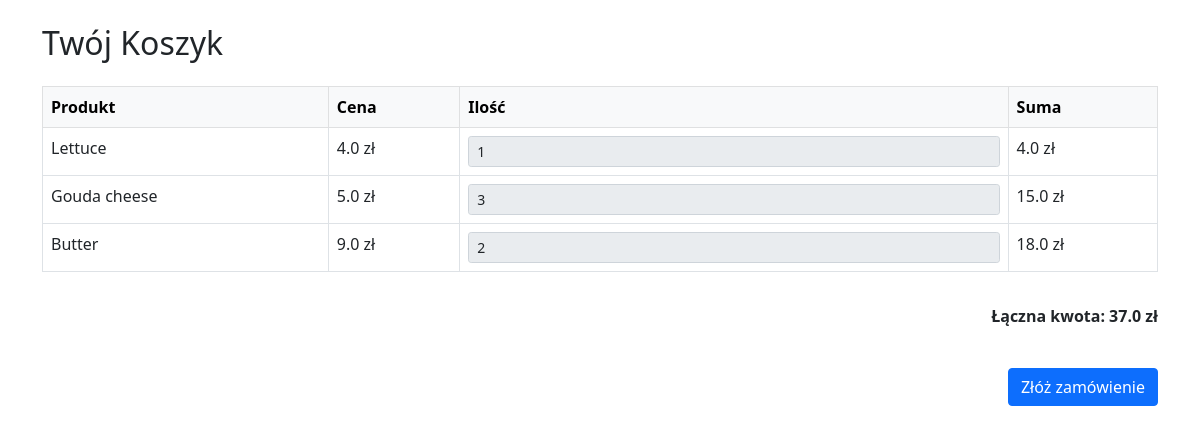
The page /basket/ on the database its author committed.
### shop/models.py (models this page shows, shortened)
class Product(models.Model):
    name = CharField(max_length=255)
    description = TextField(null=True, blank=True)
    price = DecimalField(max_digits=19, decimal_places=2)
    image = ImageField(upload_to='products/', default=None, blank=True, null=True)
    discount = DecimalField(max_digits=5, decimal_places=2) # not as percents, but as 0.2 and 0.05 an etc
    above_18_years = models.BooleanField(default=False)
    category = ForeignKey(ProductCategory, on_delete=models.CASCADE, related_name='products')
    vat = ForeignKey(VAT, on_delete=models.CASCADE)

### shop/views/clients.py (the view)
# urls.py: path('basket/', clients.client_basket, name='client_dashboard'),
def client_basket(request):
    basket_items, total_price = BasketService.get_hardcoded_basket()
    response = render(request, 'shop/clients/basket.html', {
        'basket_items': basket_items,
        'total_price': total_price,
    })
    response.set_cookie('basket_items', json.dumps(basket_items))
    response.set_cookie('total_price', total_price)
    return response

### shop/services/basket_service.py (called while the page is built)
    @staticmethod
    def get_hardcoded_basket():
        basket_items = []
        total_price = Decimal('0.00')
        products = [
            {'id': 3, 'quantity': 1},
            {'id': 4, 'quantity': 3},
            {'id': 5, 'quantity': 2},
        ]
        for product_data in products:
            product = Product.objects.get(id=product_data['id'])
            item_total = product.price * product_data['quantity']
            basket_items.append({
                'id': product.id,
                'name': product.name,
                'price': float(product.price),
                'quantity': product_data['quantity'],
                'total': float(item_total),
            })
            total_price += item_total
        return basket_items, float(total_price)

### shop/templates/shop/clients/basket.html (shortened to what this page needs)
{% extends 'base.html' %}
{% block content %}
<div class="container mt-4">
    <h2 class="mb-4">Twój Koszyk</h2>
    <form method="post" action="{% url 'client_finalize_purchase' %}">
        <div class="table-responsive">
            <table class="table table-bordered">
                <thead class="table-light">
                    <tr>
                        <th>Produkt</th>
                        <th>Cena</th>
                        <th>Ilość</th>
                        <th>Suma</th>
                    </tr>
                </thead>
                <tbody>
                    {% for item in basket_items %}
                    <tr>
                        <td>{{ item.name }}</td>
                        <td>{{ item.price }} zł</td>
                        <td>
                            <input type="number" name="quantity_{{ item.id }}" value="{{ item.quantity }}" min="0" class="form-control form-control-sm" readonly>
                        </td>
                        <td>{{ item.total }} zł</td>
                    </tr>
                    {% endfor %}
                </tbody>
            </table>
        </div>
        <div class="row mt-3">
            <div class="col text-end">
                <p><strong>Łączna kwota: {{ total_price }} zł</strong></p>
            </div>
        </div>
        <div class="row mt-4">
            <div class="col text-end">
                <button type="submit" class="btn btn-primary">Złóż zamówienie</button>
            </div>
        </div>
    </form>
</div>
{% endblock %}

### rows shown on the page
Product: name "Lettuce"
Product: name "Gouda cheese"
Product: name "Butter"

### other values the page prints
{{ item.price }} "4.0" "5.0" "9.0"
{{ item.total }} "4.0" "15.0" "18.0"
{{ total_price }} "37.0"
